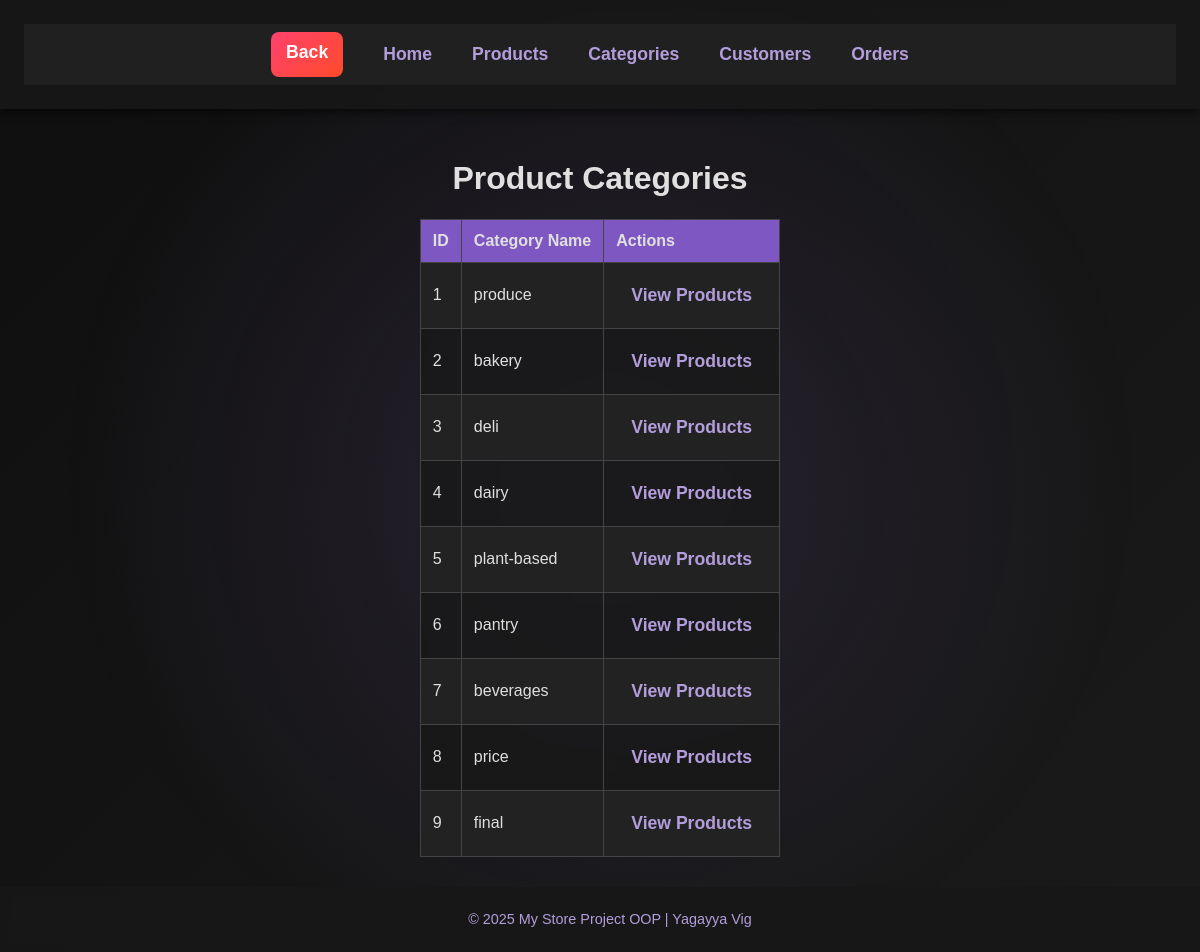
The page /categories on the database its author committed.
### models/category.py (models this page shows, shortened)
class Category(db.Model):
    id = db.mapped_column(db.Integer, primary_key=True)
    name = db.mapped_column(db.String)
    products = db.relationship("Product", back_populates="category")

### app.py (the view)
@app.route("/categories")
def list_categories():
    categories = db.session.execute(db.select(Category)).scalars()
    return render_template("categories.html", categories=categories)

### templates/categories.html (shortened to what this page needs)
{% extends "base.html" %}
{% block content %}
<h1>Product Categories</h1>
<table>
    <tr>
        <th>ID</th>
        <th>Category Name</th>
        <th>Actions</th>
    </tr>
    {% for category in categories %}
    <tr>
        <td>{{ category.id }}</td>
        <td>{{ category.name }}</td>
        <td><a href="/python2/categories/{{ category.id }}">View Products</a></td>
    </tr>
    {% endfor %}
</table>
{% endblock %}

### templates/base.html (shortened to what this page needs)
<!DOCTYPE html>
<html lang="en">
<head>
    <link rel="stylesheet" href="/python2/static/style.css">
</head>
<body>
    <header>
        <nav>
            <a href="/" class="back-btn">Back</a>
            <a href="/python2/">Home</a>
            <a href="/python2/products">Products</a>
            <a href="/python2/categories">Categories</a>
            <a href="/python2/customers">Customers</a>
            <a href="/python2/orders">Orders</a>
        </nav>
    </header>
    <main>
        {% block content %}{% endblock %}
    </main>
    <footer>
        <p>&copy; 2025 My Store Project OOP | Yagayya Vig</p>
    </footer>
</body>
</html>

### static/style.css (style rules this page uses)
body { font-family: 'Arial', sans-serif; margin: 0; padding: 0; background: linear-gradient(135deg, #0f0f0f, #1a1a1a); color: #e0e0e0; display: flex; flex-direction: column; min-height: 100vh; overflow-x: hidden; }
body::before { content: ""; position: fixed; top: 0; left: 0; width: 100%; height: 100%; background: radial-gradient(circle, rgba(114,91,160,0.2) 0%, rgba(0,0,0,0) 70%); z-index: -1; }
header { background: rgba(24, 24, 24, 0.9); color: white; padding: 1.5rem; text-align: center; font-size: 1.5rem; font-weight: bold; box-shadow: 0 2px 10px rgba(0, 0, 0, 0.7); backdrop-filter: blur(5px); }
nav { display: flex; justify-content: center; padding: 0.5rem; background: rgba(34, 34, 34, 0.9); flex-wrap: wrap; backdrop-filter: blur(5px); }
nav a { color: #b39ddb; text-decoration: none; font-size: 1.1rem; padding: 12px 20px; border-radius: 5px; transition: background 0.3s ease, color 0.3s ease, box-shadow 0.3s ease; }
main { flex-grow: 1; padding: 30px; max-width: 90%; margin: auto; text-align: center; }
a { color: #9575cd; text-decoration: none; transition: color 0.3s ease; }
table { width: 100%; border-collapse: collapse; background: rgba(24, 24, 24, 0.8); color: #e0e0e0; margin-top: 20px; backdrop-filter: blur(5px); }
th, td { border: 1px solid #444; padding: 12px; text-align: left; }
th { background: #7e57c2; }
tr:nth-child(even) { background: #222; }
td a { color: #b39ddb; text-decoration: none; font-size: 1.1rem; font-weight: bold; text-transform: capitalize; letter-spacing: normal; padding: 10px 15px; border-radius: 5px; display: inline-block; transition: background 0.3s ease, color 0.3s ease, box-shadow 0.3s ease; }
footer { background: rgba(24, 24, 24, 0.9); padding: 10px; text-align: center; color: #b39ddb; font-size: 0.9rem; position: relative; bottom: 0; width: 100%; margin-top: auto; backdrop-filter: blur(5px); }
table tbody tr { opacity: 0; transform: translateY(20px); animation: fadeInUp 0.6s ease-in-out forwards; }

### templates/base.html (style rules this page uses)
.back-btn { text-decoration: none; color: white; font-weight: bold; padding: 10px 15px; border-radius: 8px; background: linear-gradient(135deg, #ff416c, #ff4b2b); transition: transform 0.2s ease, background 0.3s; margin-right: 20px; }

### rows shown on the page
Category: id "1", name "produce"
Category: id "2", name "bakery"
Category: id "3", name "deli"
Category: id "4", name "dairy"
Category: id "5", name "plant-based"
Category: id "6", name "pantry"
Category: id "7", name "beverages"
Category: id "8", name "price"
Category: id "9", name "final"
